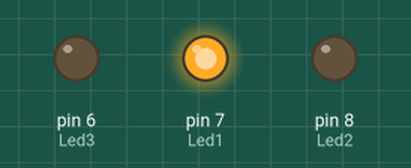
A sketch run on a simulated Arduino Uno, built with avr-gcc and run on an emulated ATmega328P. On the bench: output pins drawn as LEDs (lit = HIGH).

Above: at 0.5 s.
At 1.5 s:
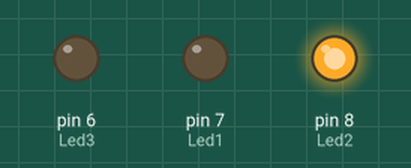
At 5.5 s:
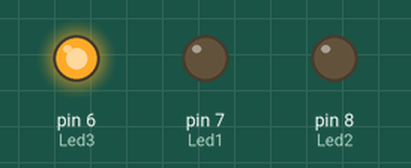
Timing chart, 0 to 6.9 s (numbered marks = the images above):
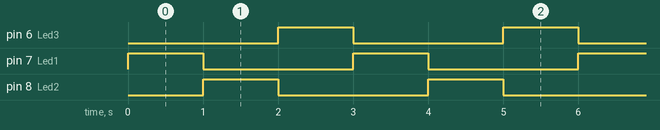

The sketch:

sketch_feb1a.ino
```cpp
int Led1 = 7 ;
int Led2 = 8;
int Led3 = 6 ;
void setup() {
  // put your setup code here, to run once:
  pinMode (Led1 , OUTPUT);
  pinMode (Led2 , OUTPUT);
  pinMode (Led3 , OUTPUT);

}

void loop() {
  // put your main code here, to run repeatedly:
  digitalWrite(Led1 , HIGH);
  delay(1000);
  digitalWrite (Led1 , LOW);
  digitalWrite(Led2 , HIGH);
  delay(1000);
  digitalWrite (Led2 , LOW);
  digitalWrite(Led3 , HIGH);
  delay(1000);
  digitalWrite(Led3 , LOW);


}
```

Measured:
- by itself, pin 6 (Led3), pin 7 (Led1), pin 8 (Led2): alternates HIGH for 1.0 s and LOW for 2.0 s
- by itself, everything shown: repeats every 3.0 s, in 4 steps
